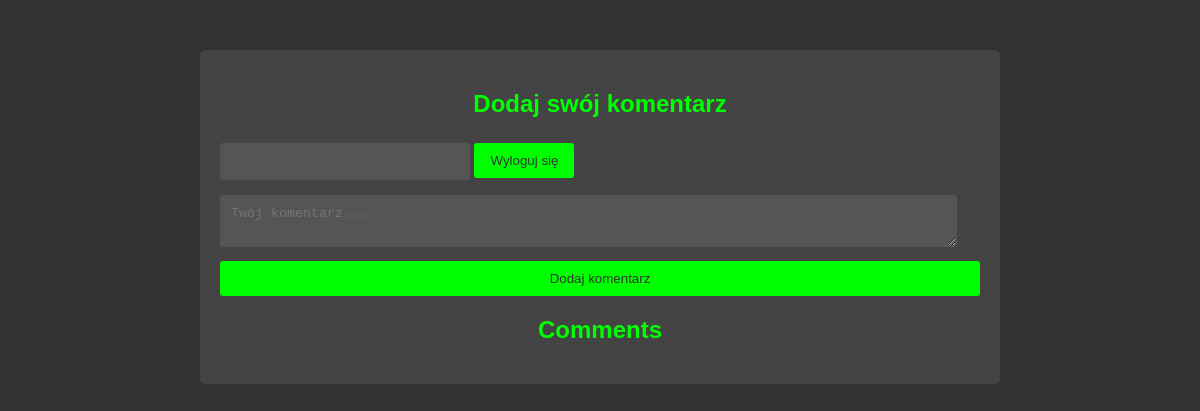
The app's page /comments.php, older data.
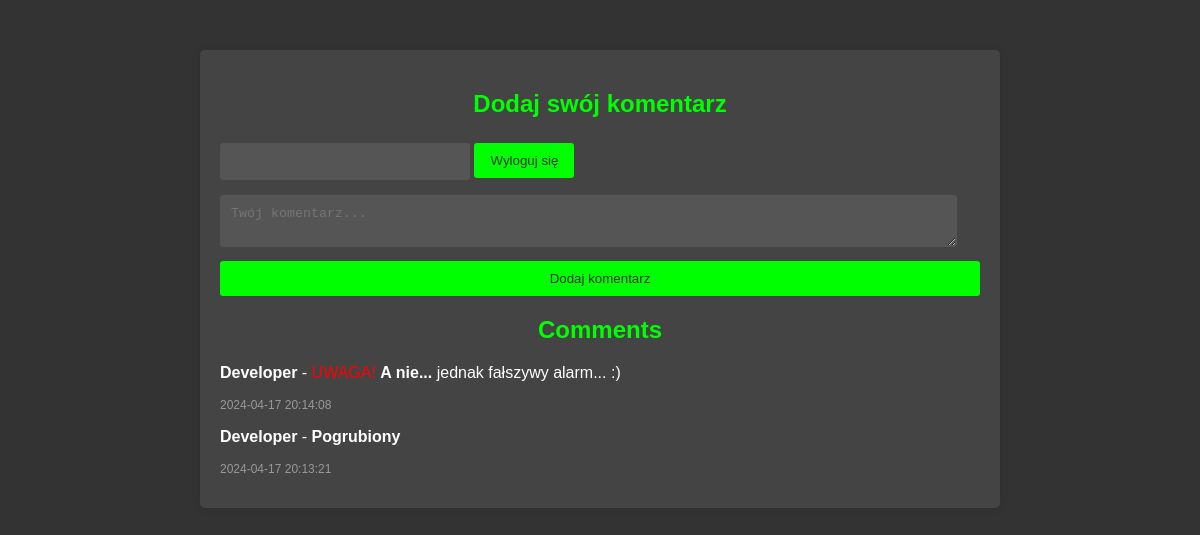
The same page, newer data.
### tables this page shows
CREATE TABLE comments (
  ID INT(4) UNSIGNED NOT NULL AUTO_INCREMENT,
  CREATIONDATE DATETIME NOT NULL DEFAULT CURRENT_TIMESTAMP(),
  CONTENT TEXT NOT NULL,
  DISPLAYNAME VARCHAR(100) NOT NULL,
  PRIMARY KEY (ID)
);

### comments.php (the view, shortened to what this page needs)
<?php
    $config = parse_ini_file(__DIR__.'/config.cfg');
    $mysqli = new mysqli($config['host'], $config['username'], $config['password'], $config['database'], $config['port']);
    function getComments() {
        global $mysqli;
        $result = $mysqli->query("SELECT * FROM comments ORDER BY CREATIONDATE DESC");
        $comments = array();
        while ($row = $result->fetch_assoc()) {
            if (!empty($row['DISPLAYNAME']) && !empty($row['CONTENT'])) {
                $comments[] = $row;
            }
        }
        return $comments;
    }
    $comments = getComments();
?>
<!DOCTYPE html>
<html lang="en">
<head>
    <link rel="stylesheet" href="styles.css">
</head>
<body>
    <div class="container">
        <h2>Dodaj swój komentarz</h2>
        <form action="comments.php" method="post">
            <input type="text" name="username_display" id='username_display' value='<?php echo $_SESSION['username']; ?>' readonly>
            <button type="button" name='LogOut_Btn' id='LogOut'>Wyloguj się</button>
            <textarea name="comment" placeholder="Twój komentarz..." id='comment-textarea' required></textarea>
            <button type="submit">Dodaj komentarz</button>
        </form>
        <h2>Comments</h2>
        <div class="comments-container">
            <?php foreach ($comments as $comment): ?>
                <div class="comment">
                    <p><strong><?= htmlspecialchars($comment['DISPLAYNAME']) ?></strong> - <?= ($comment['CONTENT']) ?></p>
                    <p class="timestamp"><?= htmlspecialchars($comment['CREATIONDATE']) ?></p>
                </div>
            <?php endforeach; ?>
        </div>
    </div>
</body>
</html>

### styles.css (style rules this page uses)
* { box-sizing: border-box; }
body { font-family: Arial, sans-serif; margin: 0; padding: 0; background-color: #333; color: #fff; }
.container { max-width: 800px; margin: 50px auto; padding: 20px; background-color: #444; border-radius: 5px; box-shadow: 0 0 10px rgba(0, 0, 0, 0.1); }
h1, h2, h3 { text-align: center; color: lime; }
form { margin-bottom: 20px; }
input, textarea, select, label { width: 100%; padding: 10px; margin-top: 5px; margin-bottom: 10px; border: 1px solid #555; border-radius: 3px; background-color: #555; color: #fff; }
button { width: 100%; padding: 10px; background-color: lime; color: #333; border: none; border-radius: 3px; cursor: pointer; transition: background-color 0.3s ease; }
.comments-container { margin-top: 20px; }
.comment { margin-bottom: 10px; }
.timestamp { color: #999; font-size: 12px; }
#username_display { font-family: 'Courier New', Courier, monospace; letter-spacing: 2px; font-weight: 800; text-align: center; width: 250px; max-width: 250px; }
#comment-textarea { min-width: 97%; width: 97%; max-width: 97%; min-height: 2rem; }
#LogOut { width: 100px !important; max-width: 100px; display: inline-block; }

Row changes from the older to the newer data that the page shows:
added comments: DISPLAYNAME "Developer", CONTENT "UWAGA! A nie... jednak fałszywy alarm... :)", CREATIONDATE "2024-04-17 20:14:08"
added comments: DISPLAYNAME "Developer", CONTENT "Pogrubiony", CREATIONDATE "2024-04-17 20:13:21"
